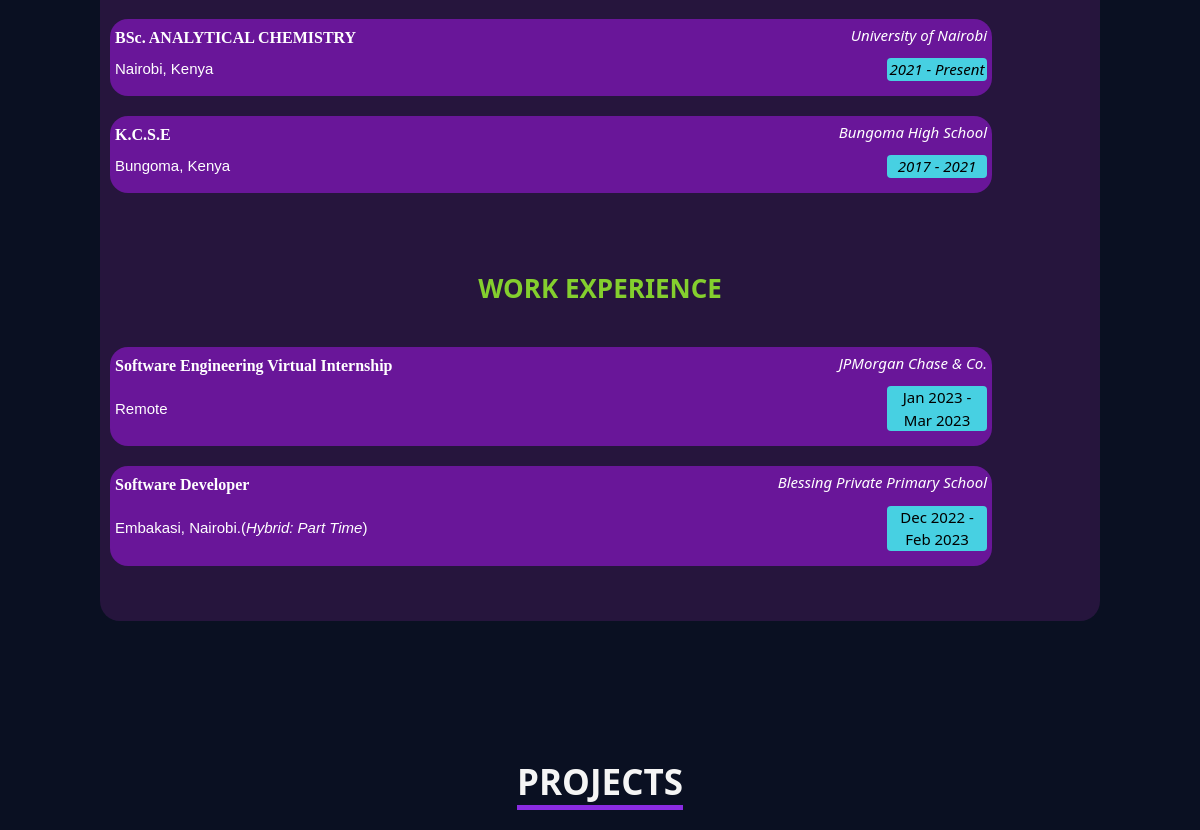
The app's page / (middle part), older data.
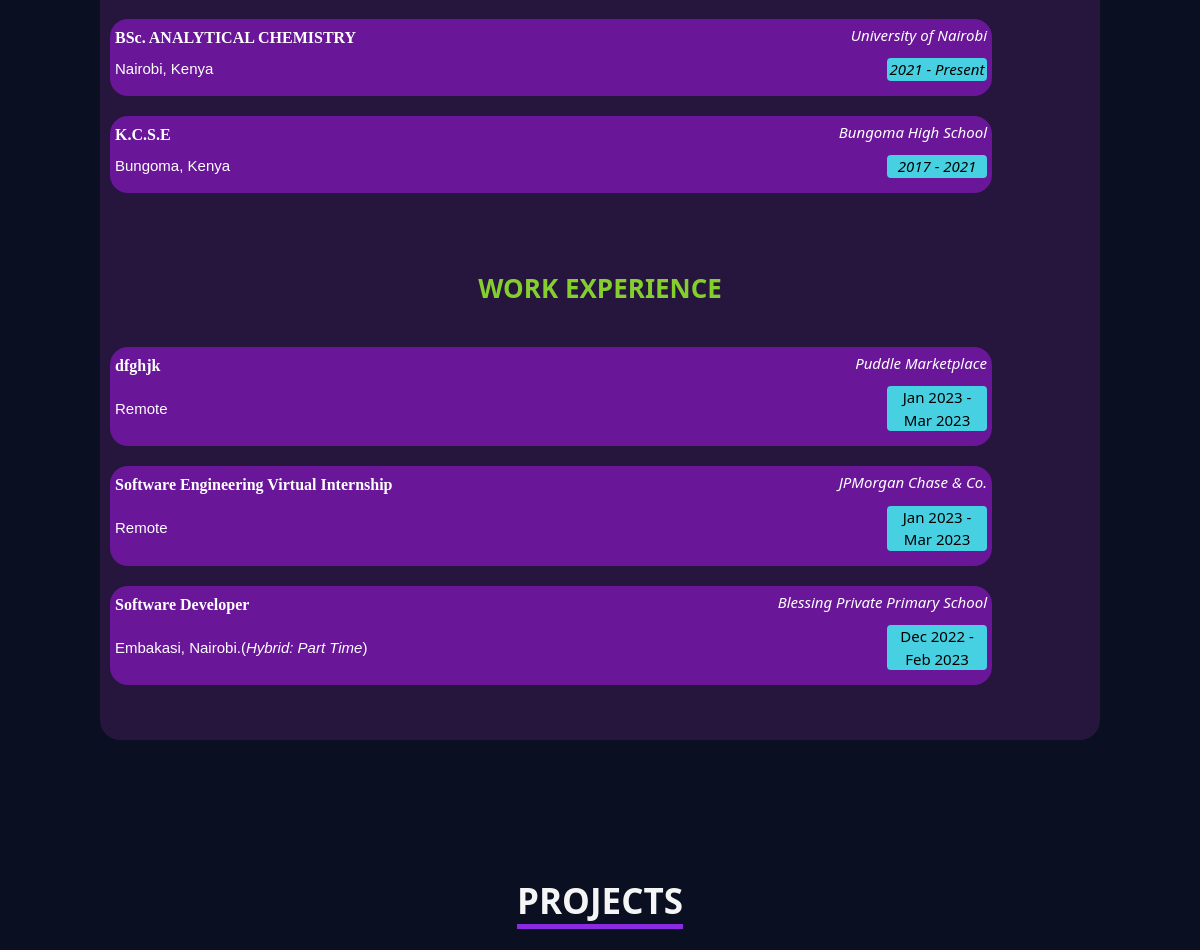
The same page, newer data.
### core/models.py (models this page shows, shortened)
class Education(models.Model):
    major_name = models.CharField(max_length=255)
    school_name = models.CharField(max_length=255)
    school_location = models.CharField(max_length=255)
    time_period = models.CharField(max_length=255)
    education_description = models.TextField(null=True, blank=True)
    created_at = models.DateTimeField(auto_now_add=True, null=True)
    class Meta:
        verbose_name_plural = "RESUME SECTION: Education"
        ordering = ["-created_at"]

class Experience(models.Model):
    work_name = models.CharField(max_length=255)
    work_mode = models.CharField(max_length=255)
    company_name = models.CharField(max_length=255)
    company_location = models.CharField(max_length=255, null=True, blank=True)
    work_description = models.TextField(null=   True, blank=True)
    period = models.CharField(max_length=255)
    created_at = models.DateTimeField(auto_now_add=True, null=True)
    class Meta:
        verbose_name_plural = "RESUME SECTION: Work Experience"
        ordering = ["-created_at"]

### core/views.py (the view)
# urls.py: path('', index, name='index'),
def index(request):
    name = Home.objects.get()
    official_image = Home.objects.get()
    unofficial_image = About.objects.get()
    skills = Skill.objects.all()
    skillcategories = SkillCategory.objects.all()
    major_name = Education.objects.all()
    school_name = Education.objects.all()
    school_location = Education.objects.all()
    time_period = Education.objects.all()
    education_description = Education.objects.all()
    work_name = Experience.objects.all()
    work_mode = Experience.objects.all()
    company_name = Experience.objects.all()
    company_location = Experience.objects.all()
    work_description = Experience.objects.all()
    period = Experience.objects.all()
    project_name = Project.objects.all()
    github_link = Project.objects.all()
    live_link = Project.objects.all()
    project_image = Project.objects.all()
    project_short_description = Project.objects.all()
    project_description = Project.objects.all()
    tools_and_lang = Project.objects.all()
    tools_name = ToolsUsed.objects.all()
    return render(request, 'core/index.html', {
        'name': name,
        'official_image': official_image,
        'unofficial_image': unofficial_image,
        'skills': skills,
        'skillcategories': skillcategories,
        'major_name': major_name,
        'school_name': school_name,
        'school_location': school_location,
        'time_period': time_period,
        'education_description': education_description,
        'work_name': work_name,
        'work_mode': work_mode,
        'company_name': company_name,
        'company_location': company_location,
        'work_description': work_description,
        'period': period,
        'project_name': project_name,
        'github_link': github_link,
        'live_link': live_link,
        'project_image': project_image,
        'project_short_description': project_short_description,
        'project_description': project_description,
        'tools_and_lang': tools_and_lang,
        'tools_name': tools_name,
    })

### core/models.py (called while the page is built)
    def __str__(self):
        return self.name

    def __str__(self):
        return "Unofficial Image"

### core/templates/core/index.html (shortened to what this page needs)
{% extends 'core/base.html' %}
{% block content %}
<section id="Resume">
<div class="about-container mt-5">
  <div class="row justify-content-between align-items-center">
  {% for major in major_name %}
    <div>
      <button type="button" class="education-collapsible">
        <table class="education-table">
            <tr>
                <td><h4 class="major-name">{{ major.major_name }}</h4></td>
                <td><p class="school-name"><i>{{ major.school_name }}</i></p></td>
            </tr>
            <tr>
                <td><p class="school-location">{{ major.school_location }}</p></td>
                <td><p class="major-time-period"><i>{{ major.time_period }}</i></p></td>
            </tr>
        </table>
      </button>
    </div>
  {% endfor %}
      <h3 class="resume-title">WORK EXPERIENCE</h3>
      {% for work in work_name %}
        <div>
          <button type="button" class="work-collapsible">
            <table class="work-table">
                <tr>
                    <td><h4 class="work-name">{{ work.work_name }}</h4></td>
                    <td><p class="company-name"><i>{{ work.company_name }}</i></p></td>
                </tr>
                <tr>
                    <td><p class="work-time-period"> {% if work.company_location %}{{ work.company_location }}(<i>{{ work.work_mode }}</i>){% else %}{{ work.work_mode }}{% endif %}</p></td>
                    <td><p class="company-location">{{ work.period }}</p></td>
                </tr>
            </table>
          </button>
        </div>
      {% endfor %}
  </div>
  <br>
<br>
<br>
</div>
</section>
<section id="Projects">
<h2><span class="text-underline">PROJECTS</span></h2>
</section>
{% endblock %}

Row changes from the older to the newer data that the page shows:
added Experience: work_name "dfghjk", company_name "Puddle Marketplace", work_mode "Remote", period "Jan 2023 - Mar 2023"
